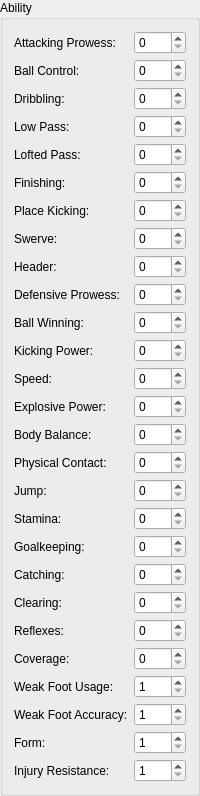
      <widget class="QGroupBox" name="boxAbility">
       <property name="title">
        <string>Ability</string>
       </property>
       <layout class="QFormLayout" name="formLayout">
        <property name="verticalSpacing">
         <number>5</number>
        </property>
        <item row="0" column="0">
         <widget class="QLabel" name="lblAttackingProwess">
          <property name="text">
           <string>Attacking Prowess:</string>
          </property>
         </widget>
        </item>
        <item row="0" column="1">
         <widget class="QSpinBox" name="spxAttackingProwess">
          <property name="maximum">
           <number>127</number>
          </property>
         </widget>
        </item>
        <item row="1" column="0">
         <widget class="QLabel" name="lblBallControl">
          <property name="text">
           <string>Ball Control:</string>
          </property>
         </widget>
        </item>
        <item row="1" column="1">
         <widget class="QSpinBox" name="spxBallControl">
          <property name="maximum">
           <number>127</number>
          </property>
         </widget>
        </item>
        <item row="2" column="0">
         <widget class="QLabel" name="lblDribbling">
          <property name="text">
           <string>Dribbling:</string>
          </property>
         </widget>
        </item>
        <item row="2" column="1">
         <widget class="QSpinBox" name="spxDribbling">
          <property name="maximum">
           <number>127</number>
          </property>
         </widget>
        </item>
        <item row="3" column="0">
         <widget class="QLabel" name="lblLowPass">
          <property name="text">
           <string>Low Pass:</string>
          </property>
         </widget>
        </item>
        <item row="3" column="1">
         <widget class="QSpinBox" name="spxLowPass">
          <property name="maximum">
           <number>127</number>
          </property>
         </widget>
        </item>
        <item row="4" column="0">
         <widget class="QLabel" name="lblLoftedPass">
          <property name="text">
           <string>Lofted Pass:</string>
          </property>
         </widget>
        </item>
        <item row="4" column="1">
         <widget class="QSpinBox" name="spxLoftedPass">
          <property name="maximum">
           <number>127</number>
          </property>
         </widget>
        </item>
        <item row="5" column="0">
         <widget class="QLabel" name="lblFinishing">
          <property name="text">
           <string>Finishing:</string>
          </property>
         </widget>
        </item>
        <item row="5" column="1">
         <widget class="QSpinBox" name="spxFinishing">
          <property name="maximum">
           <number>127</number>
          </property>
         </widget>
        </item>
        <item row="6" column="0">
         <widget class="QLabel" name="lblPlaceKicking">
          <property name="text">
           <string>Place Kicking:</string>
          </property>
         </widget>
        </item>
        <item row="6" column="1">
         <widget class="QSpinBox" name="spxPlaceKicking">
          <property name="maximum">
           <number>127</number>
          </property>
         </widget>
        </item>
        <item row="7" column="1">
         <widget class="QSpinBox" name="spxSwerve">
          <property name="maximum">
           <number>127</number>
          </property>
         </widget>
        </item>
        <item row="8" column="0">
         <widget class="QLabel" name="lblHeader">
          <property name="text">
           <string>Header:</string>
          </property>
         </widget>
        </item>
        <item row="8" column="1">
         <widget class="QSpinBox" name="spxHeader">
          <property name="maximum">
           <number>127</number>
          </property>
         </widget>
        </item>
        <item row="9" column="0">
         <widget class="QLabel" name="lblDefensiveProwess">
          <property name="text">
           <string>Defensive Prowess:</string>
          </property>
         </widget>
        </item>
        <item row="9" column="1">
         <widget class="QSpinBox" name="spxDefensiveProwess">
          <property name="maximum">
           <number>127</number>
          </property>
         </widget>
        </item>
        <item row="10" column="0">
         <widget class="QLabel" name="lblBallWinning">
          <property name="text">
           <string>Ball Winning:</string>
          </property>
         </widget>
        </item>
        <item row="10" column="1">
         <widget class="QSpinBox" name="spxBallWinning">
          <property name="maximum">
           <number>127</number>
          </property>
         </widget>
        </item>
        <item row="11" column="0">
         <widget class="QLabel" name="lblKickingPower">
          <property name="text">
           <string>Kicking Power:</string>
          </property>
         </widget>
        </item>
        <item row="11" column="1">
         <widget class="QSpinBox" name="spxKickingPower">
          <property name="maximum">
           <number>127</number>
          </property>
         </widget>
        </item>
        <item row="12" column="0">
         <widget class="QLabel" name="lblSpeed">
          <property name="text">
           <string>Speed:</string>
          </property>
         </widget>
        </item>
        <item row="12" column="1">
         <widget class="QSpinBox" name="spxSpeed">
          <property name="maximum">
           <number>127</number>
          </property>
         </widget>
        </item>
        <item row="13" column="0">
         <widget class="QLabel" name="lblExplosivePower">
          <property name="text">
           <string>Explosive Power:</string>
          </property>
         </widget>
        </item>
        <item row="13" column="1">
         <widget class="QSpinBox" name="spxExplosivePower">
          <property name="maximum">
           <number>127</number>
          </property>
         </widget>
        </item>
        <item row="14" column="0">
         <widget class="QLabel" name="lblBodyBalance">
          <property name="text">
           <string>Body Balance:</string>
          </property>
         </widget>
        </item>
        <item row="14" column="1">
         <widget class="QSpinBox" name="spxBodyBalance">
          <property name="maximum">
           <number>127</number>
          </property>
         </widget>
        </item>
        <item row="17" column="0">
         <widget class="QLabel" name="lblJump">
          <property name="text">
           <string>Jump:</string>
          </property>
         </widget>
        </item>
        <item row="17" column="1">
         <widget class="QSpinBox" name="spxJump">
          <property name="maximum">
           <number>127</number>
          </property>
         </widget>
        </item>
        <item row="18" column="0">
         <widget class="QLabel" name="lblStamina">
          <property name="text">
           <string>Stamina:</string>
          </property>
         </widget>
        </item>
        <item row="18" column="1">
         <widget class="QSpinBox" name="spxStamina">
          <property name="maximum">
           <number>127</number>
          </property>
         </widget>
        </item>
        <item row="19" column="0">
         <widget class="QLabel" name="lblGoalkeeping">
          <property name="text">
           <string>Goalkeeping:</string>
          </property>
         </widget>
        </item>
        <item row="19" column="1">
         <widget class="QSpinBox" name="spxGoalkeeping">
          <property name="maximum">
           <number>127</number>
          </property>
         </widget>
        </item>
        <item row="20" column="0">
         <widget class="QLabel" name="lblCatching">
          <property name="text">
           <string>Catching:</string>
          </property>
         </widget>
        </item>
        <item row="20" column="1">
         <widget class="QSpinBox" name="spxCatching">
          <property name="maximum">
           <number>127</number>
          </property>
         </widget>
        </item>
        <item row="21" column="0">
         <widget class="QLabel" name="lblClearing">
          <property name="text">
           <string>Clearing:</string>
          </property>
         </widget>
        </item>
        <item row="21" column="1">
         <widget class="QSpinBox" name="spxClearing">
          <property name="maximum">
           <number>127</number>
          </property>
         </widget>
        </item>
        <item row="22" column="0">
         <widget class="QLabel" name="lblReflexes">
          <property name="text">
           <string>Reflexes:</string>
          </property>
         </widget>
        </item>
        <item row="22" column="1">
         <widget class="QSpinBox" name="spxReflexes">
          <property name="maximum">
           <number>127</number>
          </property>
         </widget>
        </item>
        <item row="23" column="0">
         <widget class="QLabel" name="lblCoverage">
          <property name="text">
           <string>Coverage:</string>
          </property>
         </widget>
        </item>
        <item row="23" column="1">
         <widget class="QSpinBox" name="spxCoverage">
          <property name="maximum">
           <number>127</number>
          </property>
         </widget>
        </item>
        <item row="24" column="0">
         <widget class="QLabel" name="lblWeakFootUsage">
          <property name="text">
           <string>Weak Foot Usage:</string>
          </property>
         </widget>
        </item>
        <item row="24" column="1">
         <widget class="QSpinBox" name="spxWeakFootUsage">
          <property name="minimum">
           <number>1</number>
          </property>
          <property name="maximum">
           <number>4</number>
          </property>
         </widget>
        </item>
        <item row="25" column="0">
         <widget class="QLabel" name="lblWeakFootAccuracy">
          <property name="text">
           <string>Weak Foot Accuracy:</string>
          </property>
         </widget>
        </item>
        <item row="25" column="1">
         <widget class="QSpinBox" name="spxWeakFootAccuracy">
          <property name="minimum">
           <number>1</number>
          </property>
          <property name="maximum">
           <number>4</number>
          </property>
         </widget>
        </item>
        <item row="26" column="0">
         <widget class="QLabel" name="lblForm">
          <property name="text">
           <string>Form:</string>
          </property>
         </widget>
        </item>
        <item row="26" column="1">
         <widget class="QSpinBox" name="spxForm">
          <property name="minimum">
           <number>1</number>
          </property>
          <property name="maximum">
           <number>8</number>
          </property>
         </widget>
        </item>
        <item row="7" column="0">
         <widget class="QLabel" name="lblSwerve">
          <property name="text">
           <string>Swerve:</string>
          </property>
         </widget>
        </item>
        <item row="27" column="1">
         <widget class="QSpinBox" name="spxInjuryResistance">
          <property name="prefix">
           <string/>
          </property>
          <property name="minimum">
           <number>1</number>
          </property>
          <property name="maximum">
           <number>4</number>
          </property>
          <property name="value">
           <number>1</number>
          </property>
         </widget>
        </item>
        <item row="27" column="0">
         <widget class="QLabel" name="lblInjuryResistance">
          <property name="text">
           <string>Injury Resistance:</string>
          </property>
         </widget>
        </item>
        <item row="15" column="0">
         <widget class="QLabel" name="lblPhysicalContact">
          <property name="text">
           <string>Physical Contact:</string>
          </property>
         </widget>
        </item>
        <item row="15" column="1">
         <widget class="QSpinBox" name="spxPhysicalContact">
          <property name="maximum">
           <number>127</number>
          </property>
         </widget>
        </item>
       </layout>
      </widget>
